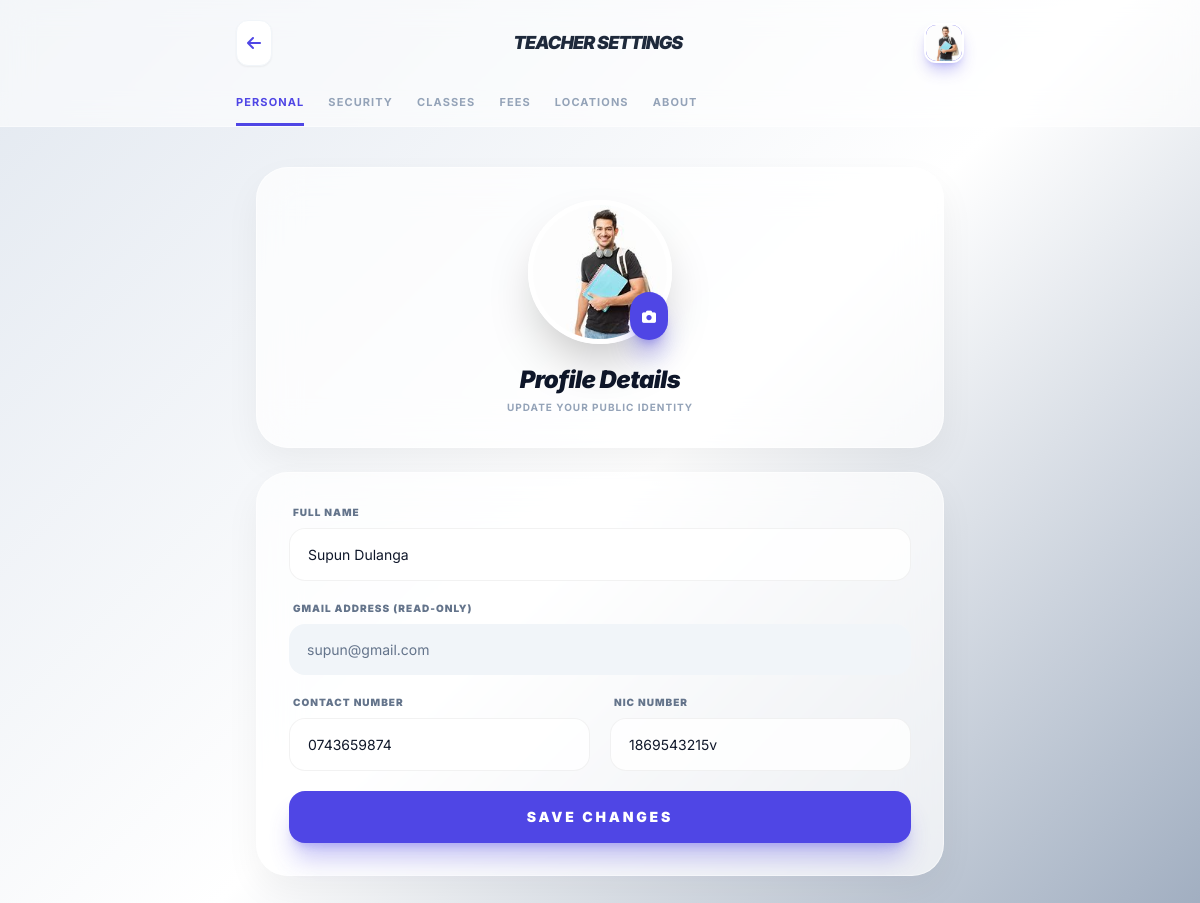
The page /edit_teacher_profile.php (signed in) on the database its author committed.
### tables this page shows
CREATE TABLE `teacher` (
  `id` int(11) NOT NULL,
  `name` varchar(100) NOT NULL,
  `gmail` varchar(100) NOT NULL,
  `nic_number` varchar(20) DEFAULT NULL,
  `contact_number` varchar(15) DEFAULT NULL,
  `password` varchar(255) NOT NULL,
  `profile_pic` varchar(255) DEFAULT 'default_user.png',
  `created_at` timestamp NOT NULL DEFAULT current_timestamp()
);

### edit_teacher_profile.php (the view, shortened to what this page needs)
<?php
include 'config.php';
$teacher_id = $_SESSION['user_id'];
$teacher_res = $conn->query("SELECT * FROM teacher WHERE id = '$teacher_id'");
$teacher_data = $teacher_res->fetch_assoc();
?>
<!DOCTYPE html>
<html lang="en">
<head>
    <script src="https://cdn.tailwindcss.com"></script>
    <link rel="stylesheet" href="https://cdnjs.cloudflare.com/ajax/libs/font-awesome/6.4.0/css/all.min.css">
</head>
<body class="pb-32 antialiased text-slate-900">
    <header class="glass-header sticky top-0 z-50">
        <div class="p-5 flex items-center justify-between max-w-3xl mx-auto">
            <a href="admin_page.php" class="p-2.5 bg-white text-indigo-600 rounded-xl shadow-sm hover:shadow-md transition active:scale-95 border border-slate-100">
                <i class="fas fa-arrow-left"></i>
            </a>
            <span class="font-black text-slate-800 tracking-tighter italic text-lg">TEACHER SETTINGS</span>
            <div class="w-10 h-10 bg-indigo-600 rounded-xl flex items-center justify-center text-white font-bold shadow-lg shadow-indigo-600/30 overflow-hidden border-2 border-white">
                <img src="uploads/profile_pics/<?= $teacher_data['profile_pic'] ?: 'default_user.png' ?>" class="w-full h-full object-cover">
            </div>
        </div>
        <div class="flex overflow-x-auto no-scrollbar max-w-3xl mx-auto px-5 gap-6 scroll-smooth mt-2">
            <button onclick="openTab(event, 'personal')" id="btn_personal" class="tab-btn active whitespace-nowrap text-[11px] uppercase tracking-widest">Personal</button>
            <button onclick="openTab(event, 'password_tab')" id="btn_password_tab" class="tab-btn whitespace-nowrap text-[11px] uppercase tracking-widest">Security</button>
            <button onclick="openTab(event, 'classes_tab')" id="btn_classes_tab" class="tab-btn whitespace-nowrap text-[11px] uppercase tracking-widest">Classes</button>
            <button onclick="openTab(event, 'fees_tab')" id="btn_fees_tab" class="tab-btn whitespace-nowrap text-[11px] uppercase tracking-widest">Fees</button>
            <button onclick="openTab(event, 'towns_tab')" id="btn_towns_tab" class="tab-btn whitespace-nowrap text-[11px] uppercase tracking-widest">Locations</button>
            <button onclick="window.location.href='about_data.php'" id="btn_fees_tab" class="tab-btn whitespace-nowrap text-[11px] uppercase tracking-widest">About</button>
        </div>
    </header>
    <main class="p-5 lg:p-10 max-w-3xl mx-auto">
        <div id="personal" class="tab-content active space-y-6">
            <form action="" method="POST" enctype="multipart/form-data" class="space-y-6">
                <div class="glass-card p-8 text-center relative">
                    <div class="relative w-36 h-36 mx-auto mb-5">
                        <img id="preview" src="uploads/profile_pics/<?= $teacher_data['profile_pic'] ?: 'default_user.png' ?>" class="w-full h-full object-cover rounded-full border-[5px] border-white shadow-2xl">
                        <label class="absolute bottom-1 right-1 bg-indigo-600 text-white p-3 rounded-full cursor-pointer hover:scale-110 transition shadow-xl shadow-indigo-600/40">
                            <i class="fas fa-camera text-sm"></i>
                        </label>
                    </div>
                    <h2 class="text-2xl font-black text-slate-900 tracking-tight italic">Profile Details</h2>
                    <p class="text-[10px] font-bold text-slate-400 uppercase tracking-widest mt-1">Update your public identity</p>
                </div>
                <div class="glass-card p-8 space-y-5">
                    <div>
                        <label class="text-[10px] font-black text-slate-500 uppercase tracking-widest ml-1 mb-2 block">Full Name</label>
                        <input type="text" name="name" class="form-input" value="<?= $teacher_data['name'] ?>" required>
                    </div>
                    <div>
                        <label class="text-[10px] font-black text-slate-500 uppercase tracking-widest ml-1 mb-2 block">Gmail Address (Read-only)</label>
                        <input type="email" class="form-input bg-slate-100 text-slate-500 cursor-not-allowed border-none" value="<?= isset($teacher_data['gmail']) ? $teacher_data['gmail'] : (isset($teacher_data['email']) ? $teacher_data['email'] : '') ?>" readonly>
                    </div>
                    <div class="grid grid-cols-1 md:grid-cols-2 gap-5">
                        <div>
                            <label class="text-[10px] font-black text-slate-500 uppercase tracking-widest ml-1 mb-2 block">Contact Number</label>
                            <input type="text" name="contact_number" class="form-input" value="<?= $teacher_data['contact_number'] ?>">
                        </div>
                        <div>
                            <label class="text-[10px] font-black text-slate-500 uppercase tracking-widest ml-1 mb-2 block">NIC Number</label>
                            <input type="text" name="nic_number" class="form-input" value="<?= isset($teacher_data['nic_number']) ? $teacher_data['nic_number'] : '' ?>">
                        </div>
                    </div>
                    <button type="submit" name="update_profile" class="w-full py-4 bg-indigo-600 text-white rounded-2xl font-black text-sm uppercase tracking-[0.2em] hover:bg-indigo-700 shadow-xl shadow-indigo-600/30 transition-all active:scale-95 mt-4">
                        Save Changes
                    </button>
                </div>
            </form>
        </div>
    </main>
</body>
</html>

### edit_teacher_profile.php (style rules this page uses)
body { font-family: 'Inter', sans-serif; background: linear-gradient(135deg, #e2e8f0 0%, #ffffff 50%, #94a3b8 100%); background-attachment: fixed; min-height: 100vh; }
.no-scrollbar { -ms-overflow-style: none; scrollbar-width: none; }
.glass-header { background: rgba(255, 255, 255, 0.6); backdrop-filter: blur(15px); border-bottom: 1px solid rgba(255, 255, 255, 0.4); }
.glass-card { background: rgba(255, 255, 255, 0.7); backdrop-filter: blur(20px); border: 1px solid rgba(255, 255, 255, 0.5); border-radius: 2rem; box-shadow: 0 15px 35px rgba(0, 0, 0, 0.05); }
.tab-btn { transition: 0.3s; border-bottom: 3px solid transparent; color: #94a3b8; font-weight: 700; padding-bottom: 12px; cursor: pointer; }
.tab-btn.active { color: #4f46e5; border-bottom-color: #4f46e5; }
.tab-content { display: none; animation: slideUp 0.4s cubic-bezier(0.16, 1, 0.3, 1); }
.tab-content.active { display: block; }
.form-input { width: 100%; padding: 15px 18px; border-radius: 16px; border: 1px solid rgba(0,0,0,0.05); outline: none; transition: 0.3s; background: rgba(255,255,255,0.8); font-size: 14px; }

### rows shown on the page
teacher: profile_pic (picture), name "Supun Dulanga", gmail "supun@gmail.com", contact_number "0743659874", nic_number "1869543215v"
